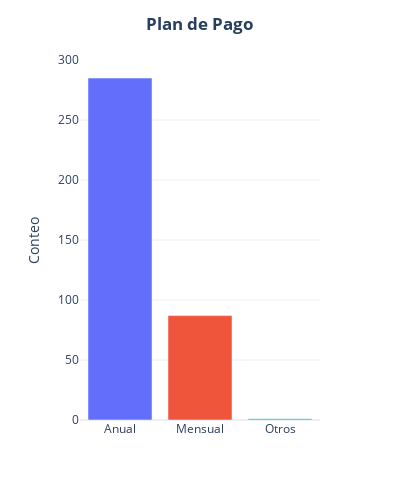

This figure's notebook cell:
### Code cell
# Agrupamos datos categóricos '(C) (EXP) Plazo y Pago'
variable = '(C) (EXP) Plazo y Pago'
df_cat = df.groupby(variable)['org_id.value'].agg(Conteo='count').reset_index()

fig = px.bar(
    df_cat,
    x=variable,
    y='Conteo', 
    color=variable,
    template='plotly_white'
)

fig.update_layout(
    title='<b>Plan de Pago</b><br>',
    width=400,
    height=500,
    xaxis_title='', 
    yaxis_title='Conteo', 
    title_x = 0.5,
    showlegend=False
)

fig.show()

### Figure 1 — Plotly figure (JSON) as saved in the notebook; plotly's stock layout.template omitted (floating-point values rounded to 4 significant figures)
{"data": [{"alignmentgroup": "True", "hovertemplate": "(C) (EXP) Plazo y Pago=%{x}<br>Conteo=%{y}<extra></extra>", "legendgroup": "Anual", "marker": {"color": "#636efa", "pattern": {"shape": ""}}, "name": "Anual", "offsetgroup": "Anual", "orientation": "v", "showlegend": true, "textposition": "auto", "type": "bar", "x": ["Anual"], "xaxis": "x", "y": [285], "yaxis": "y"}, {"alignmentgroup": "True", "hovertemplate": "(C) (EXP) Plazo y Pago=%{x}<br>Conteo=%{y}<extra></extra>", "legendgroup": "Mensual", "marker": {"color": "#EF553B", "pattern": {"shape": ""}}, "name": "Mensual", "offsetgroup": "Mensual", "orientation": "v", "showlegend": true, "textposition": "auto", "type": "bar", "x": ["Mensual"], "xaxis": "x", "y": [87], "yaxis": "y"}, {"alignmentgroup": "True", "hovertemplate": "(C) (EXP) Plazo y Pago=%{x}<br>Conteo=%{y}<extra></extra>", "legendgroup": "Otros", "marker": {"color": "#00cc96", "pattern": {"shape": ""}}, "name": "Otros", "offsetgroup": "Otros", "orientation": "v", "showlegend": true, "textposition": "auto", "type": "bar", "x": ["Otros"], "xaxis": "x", "y": [1], "yaxis": "y"}], "layout": {"barmode": "relative", "height": 500, "legend": {"title": {"text": "(C) (EXP) Plazo y Pago"}, "tracegroupgap": 0}, "margin": {"t": 60}, "showlegend": false, "title": {"text": "<b>Plan de Pago</b><br>", "x": 0.5}, "width": 400, "xaxis": {"anchor": "y", "categoryarray": ["Anual", "Mensual", "Otros"], "categoryorder": "array", "domain": [0, 1], "title": {"text": ""}}, "yaxis": {"anchor": "x", "domain": [0, 1], "title": {"text": "Conteo"}}}}
